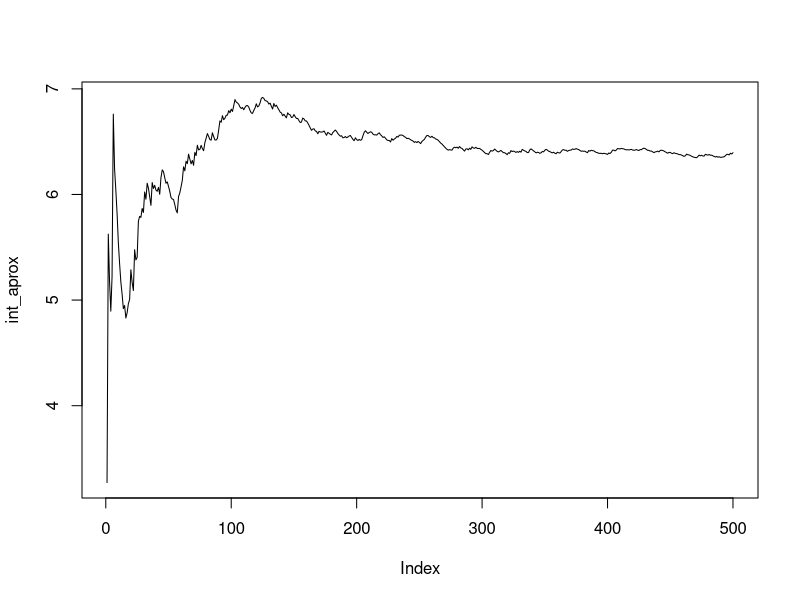

Source code (R):
rm(list=ls())

k<-500
n<-1:k

u=runif(k,0,1)

int_aprox <- cumsum(exp(exp(u)))/n

plot(int_aprox, type = 'l')

#valor aproximado
print(int_aprox[length(u)])

#valor real en R
f<-function(x) exp(exp(x))
print(integrate(f,0,1))

